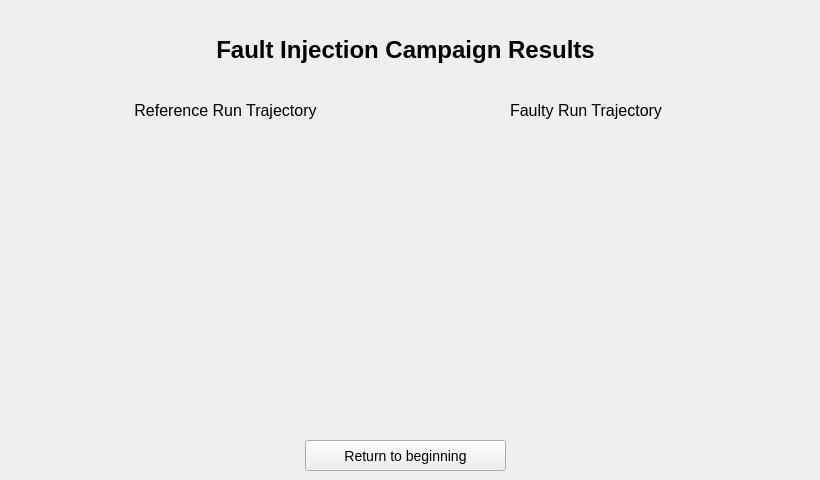
    <widget class="QWidget" name="page_3">
     <widget class="QLabel" name="label_results">
      <property name="geometry">
       <rect>
        <x>0</x>
        <y>20</y>
        <width>811</width>
        <height>61</height>
       </rect>
      </property>
      <property name="toolTip">
       <string>&lt;html&gt;&lt;head/&gt;&lt;body&gt;&lt;p align=&quot;center&quot;&gt;&lt;br/&gt;&lt;/p&gt;&lt;/body&gt;&lt;/html&gt;</string>
      </property>
      <property name="whatsThis">
       <string>&lt;html&gt;&lt;head/&gt;&lt;body&gt;&lt;p align=&quot;center&quot;&gt;&lt;br/&gt;&lt;/p&gt;&lt;/body&gt;&lt;/html&gt;</string>
      </property>
      <property name="styleSheet">
       <string notr="true">font-size: 24px;
font-weight: bold;</string>
      </property>
      <property name="text">
       <string>&lt;html&gt;&lt;head/&gt;&lt;body&gt;&lt;p align=&quot;center&quot;&gt;Fault Injection Campaign Results&lt;/p&gt;&lt;/body&gt;&lt;/html&gt;</string>
      </property>
      <property name="alignment">
       <set>Qt::AlignCenter</set>
      </property>
     </widget>
     <widget class="QPushButton" name="pushButton_results_goback">
      <property name="geometry">
       <rect>
        <x>305</x>
        <y>440</y>
        <width>201</width>
        <height>31</height>
       </rect>
      </property>
      <property name="sizePolicy">
       <sizepolicy hsizetype="Preferred" vsizetype="Preferred">
        <horstretch>0</horstretch>
        <verstretch>0</verstretch>
       </sizepolicy>
      </property>
      <property name="styleSheet">
       <string notr="true">font-size: 14px;</string>
      </property>
      <property name="text">
       <string>Return to beginning</string>
      </property>
     </widget>
     <widget class="QWidget" name="layoutWidget">
      <property name="geometry">
       <rect>
        <x>70</x>
        <y>90</y>
        <width>671</width>
        <height>41</height>
       </rect>
      </property>
      <layout class="QHBoxLayout" name="horizontalLayout_22">
       <property name="spacing">
        <number>50</number>
       </property>
       <item>
        <widget class="QLabel" name="label_goldenrun">
         <property name="toolTip">
          <string>&lt;html&gt;&lt;head/&gt;&lt;body&gt;&lt;p align=&quot;center&quot;&gt;&lt;br/&gt;&lt;/p&gt;&lt;/body&gt;&lt;/html&gt;</string>
         </property>
         <property name="whatsThis">
          <string>&lt;html&gt;&lt;head/&gt;&lt;body&gt;&lt;p align=&quot;center&quot;&gt;&lt;br/&gt;&lt;/p&gt;&lt;/body&gt;&lt;/html&gt;</string>
         </property>
         <property name="styleSheet">
          <string notr="true">font-size: 16px;</string>
         </property>
         <property name="text">
          <string>&lt;html&gt;&lt;head/&gt;&lt;body&gt;&lt;p align=&quot;center&quot;&gt;&lt;span style=&quot; color:#000000;&quot;&gt;Reference Run Trajectory&lt;/span&gt;&lt;/p&gt;&lt;/body&gt;&lt;/html&gt;</string>
         </property>
         <property name="alignment">
          <set>Qt::AlignCenter</set>
         </property>
        </widget>
       </item>
       <item>
        <widget class="QLabel" name="label_faultyrun">
         <property name="toolTip">
          <string>&lt;html&gt;&lt;head/&gt;&lt;body&gt;&lt;p align=&quot;center&quot;&gt;&lt;br/&gt;&lt;/p&gt;&lt;/body&gt;&lt;/html&gt;</string>
         </property>
         <property name="whatsThis">
          <string>&lt;html&gt;&lt;head/&gt;&lt;body&gt;&lt;p align=&quot;center&quot;&gt;&lt;br/&gt;&lt;/p&gt;&lt;/body&gt;&lt;/html&gt;</string>
         </property>
         <property name="styleSheet">
          <string notr="true">font-size: 16px;</string>
         </property>
         <property name="text">
          <string>&lt;html&gt;&lt;head/&gt;&lt;body&gt;&lt;p align=&quot;center&quot;&gt;&lt;span style=&quot; color:#000000;&quot;&gt;Faulty Run Trajectory&lt;/span&gt;&lt;/p&gt;&lt;/body&gt;&lt;/html&gt;</string>
         </property>
         <property name="alignment">
          <set>Qt::AlignCenter</set>
         </property>
        </widget>
       </item>
      </layout>
     </widget>
     <widget class="QWidget" name="layoutWidget">
      <property name="geometry">
       <rect>
        <x>10</x>
        <y>140</y>
        <width>781</width>
        <height>271</height>
       </rect>
      </property>
      <layout class="QHBoxLayout" name="horizontalLayout_23">
       <property name="spacing">
        <number>0</number>
       </property>
       <item>
        <widget class="QLabel" name="label_goldenrunimage">
         <property name="styleSheet">
          <string notr="true"/>
         </property>
         <property name="text">
          <string/>
         </property>
        </widget>
       </item>
       <item>
        <widget class="QLabel" name="label_faultyrunimage">
         <property name="text">
          <string/>
         </property>
        </widget>
       </item>
      </layout>
     </widget>
    </widget>
